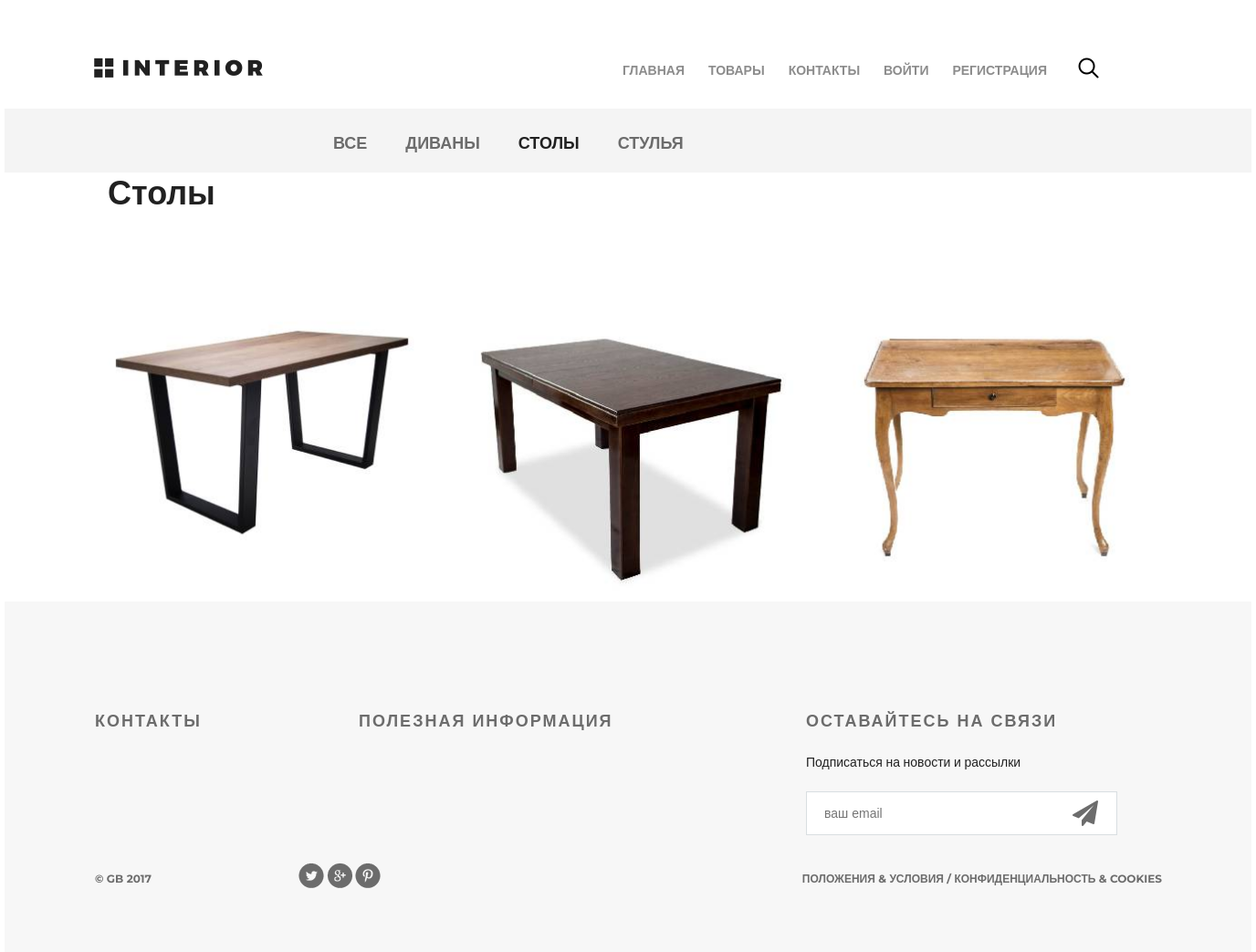
The page /products/3/ on the database as committed earlier.
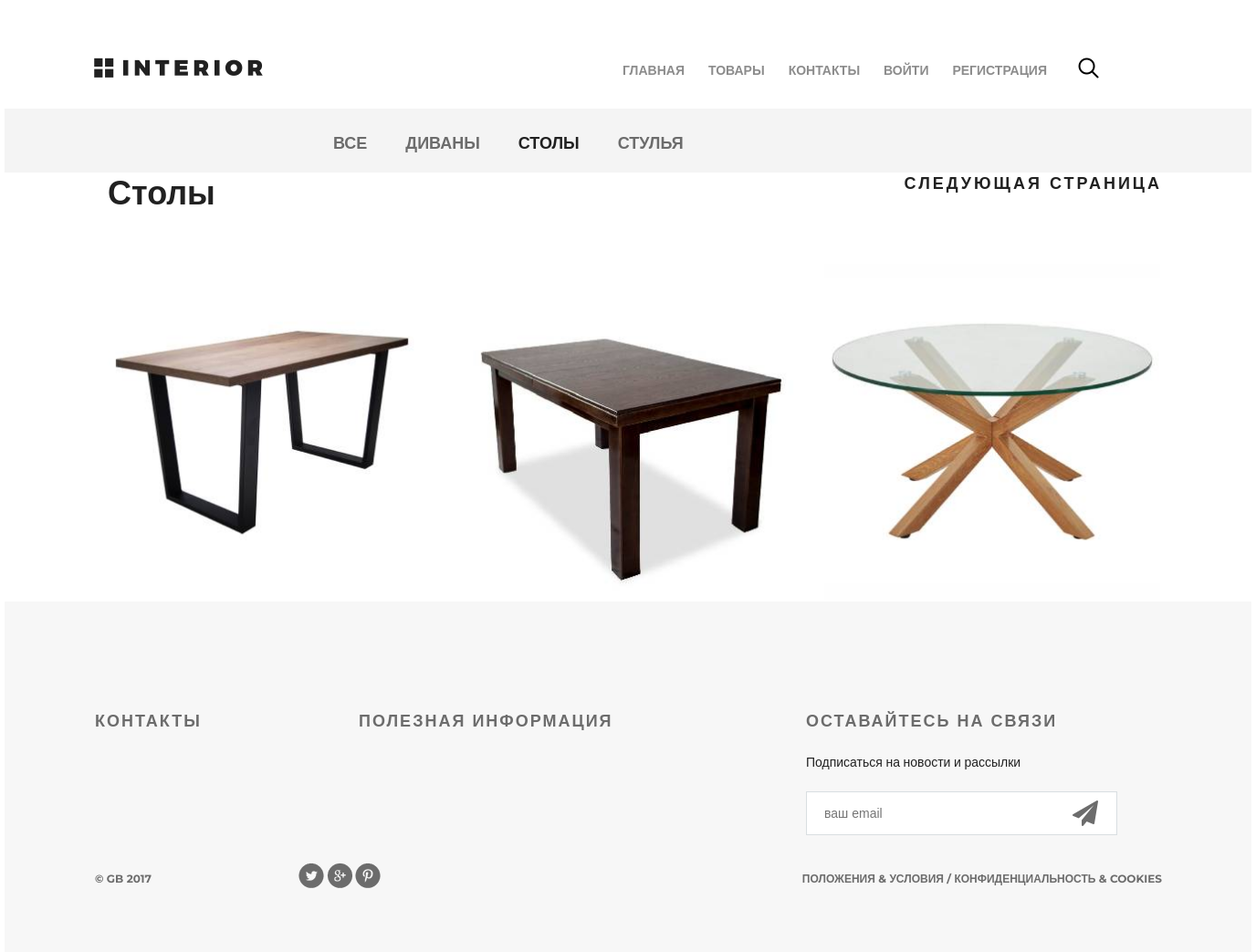
The same page on the database as committed later.
### mainapp/models.py (models this page shows, shortened)
class Category(models.Model):
    name = models.CharField(verbose_name='имя категории', max_length=25, unique=True)
    description = models.TextField(verbose_name='описание категории', max_length=140, blank=True)
    is_active = models.BooleanField(default=True)

class Product(models.Model):
    category = models.ForeignKey(Category, verbose_name='категория продукт', on_delete=models.DO_NOTHING)
    name = models.CharField(verbose_name='имя продукта', max_length=25, unique=False)
    description = models.TextField(verbose_name='описание продукта', blank=True)
    image = models.ImageField(verbose_name='изображение продукта', upload_to='product_images')
    price = models.DecimalField(verbose_name='цена продукта', max_digits=10, decimal_places=2, default=0)
    quantity = models.PositiveIntegerField(verbose_name='количество на складе', default=0)
    is_active = models.BooleanField(default=True)

### mainapp/views.py (the view)
# urls.py: path('products/<int:pk>/', mainapp.category, name='category'),
def category(request, pk, page=1):
    categories = Category.objects.all()
    category = get_object_or_404(Category, pk=pk)
    products = Product.objects.filter(category=category).order_by("price")
    paginator = Paginator(products, per_page=3)
    if page > paginator.num_pages:
        return HttpResponseRedirect(reverse('category', args=[category.pk]))
    return render(
        request,
        "mainapp/category.html",
        context={
            "title": 'Магазин: Товары',
            "menu": MENU_LINKS,
            "products": paginator.page(page),
            "category": category,
            "categories": categories,
        })

### mainapp/Templates/mainapp/category.html (shortened to what this page needs)
{% extends 'mainapp/base.html' %}
{% load static %}
{% block content %}
<div class="hero-white">
    {% include 'mainapp/includes/main_menu_inc.html' %}
</div>
<div class="details">
    <div class="links clearfix">
        {% include 'mainapp/includes/categories_menu_inc.html' %}
    </div>
    <div class="category_products related">
        <div class="title clearfix">
            <h2>{{ category.name }}</h2>
                {% if products.has_next %}
                <a class="explore" href="{% url 'category' category.id products.next_page_number %}">Следующая страница</a>
                {% endif %}
        </div>
        <div class="related-products clearfix">
            {% include 'mainapp/includes/product_list_inc.html' %}
        </div>
    </div>
</div>
{% endblock %}

### mainapp/Templates/mainapp/base.html (shortened to what this page needs)
<!DOCTYPE html>
{% load static %}
<html>
<head>
    <link rel="stylesheet" type="text/css" href="{% static 'css/style.css' %}">
    <link rel="stylesheet" href="{% static 'fonts/font-awesome/css/font-awesome.css' %}">
</head>
<body>
<div class="container">
    {% block content%}
    {% endblock %}
    <div class="clr"></div>
</div>
<div class="footer">
    <div class="clearfix">
        <div class="text-footer">
            <h3>контакты</h3>
        </div>
        <div class="text-footer">
            <h3>полезная информация</h3>
        </div>
        <div class="text-footer clearfix">
            <h3>Оставайтесь на связи</h3>
            <p>Подписаться на новости и рассылки</p>
            <form>
                <input type="email" name="email" placeholder="ваш email">
                <a href="#"><i class="fa fa-paper-plane fa-2x" aria-hidden="true"></i></a>
            </form>
        </div>
    </div>
    <p class="small">&copy; GB 2017</p>
    <div class="social">
        <a href="#" class="social2"></a>
        <a href="#" class="social3"></a>
        <a href="#" class="social4"></a>
    </div>
    <p class="small">Положения &amp; Условия / Конфиденциальность &amp; Cookies</p>
</div>
</body>
</html>

### mainapp/Templates/mainapp/includes/main_menu_inc.html
<div class="header clearfix">
    <a href="{% url 'index' %}" class="logo"></a>
    <ul class="menu">
        {% with url_name=request.resolver_match.url_name %}
        {% for link, name in menu.items %}
        <li><a href="{% url link %}" class="{% if url_name == link %} active {% endif %}">{{ name }}</a></li>
        {% endfor %}
        {% endwith %}
        {% if request.user.is_authenticated %}
            <li><a href="{% url 'auth:edit' %}">{{user.username}}</a></li>
            <li><a href="{% url 'basket:view' %}">Корзина ({{ request.user.basket.quantity }})</a></li>
            {% if request.user.is_superuser %}
                <li><a href="{% url 'admin:users' %}">Админка</a></li>
            {% endif %}
            <li><a href="{% url 'auth:logout' %}">Выйти</a></li>
        {% else %}
            <li><a href="{% url 'auth:login' %}">Войти</a></li>
            <li><a href="{% url 'auth:register' %}">Регистрация</a></li>
        {% endif %}
    </ul>
    <a href="#" class="search"></a>
</div>

### mainapp/Templates/mainapp/includes/categories_menu_inc.html
<ul class="links-menu">
    {% with url_name=request.resolver_match.url_name %}
    {% with category_id=request.resolver_match.kwargs.pk %}
    <li><a href="{% url 'products' %}" class="{% if url_name == 'products' %}active{% endif %}">все</a></li>
    {% for category in categories %}
        <li><a href="{% url 'category' category.id %}" class="{% if url_name == 'category' and category_id == category.id %}active{% endif %}">{{ category.name }}</a></li>
    {% endfor %}
    {% endwith %}
    {% endwith %}
</ul>

### mainapp/Templates/mainapp/includes/product_list_inc.html (shortened to what this page needs)
{% load static %}
{% for product in products %}
<div class="block">
    <a href="{% url 'product' product.id %}">
        {% if product.image %}
            <img class="product-image" src="{{ product.image.url }}" alt="{{ product.short_desc }}">
        {% else %}
            <img class="product-image" src="{% static 'img/product-1.jpg' %}" alt="Заглушка">
        {% endif %}
    </a>
</div>
{% endfor %}

### static/css/style.css (style rules this page uses)
* { margin: 0; padding: 0; }
body,footer { font-family: 'Montserrat', sans-serif; }
html, body { height: 100%; }
.clr { height: 384px; }
.container { width: 1366px; margin: 0 auto; min-height: 100%; }
.logo { background-image: url(/static/img/logo.png); margin-top: 63px; width: 185px; height: 22px; float: left; }
.menu { list-style-type: none; margin-top: 67px; float: right; }
.menu li { float: left; }
.menu a { color: #8c8c8c; font-size: 14px; font-weight: 700; text-align: right; text-transform: uppercase; text-decoration: none; padding: 10px 13px; }
.search { display: block; width: 23px; height: 23px; background-image: url(/static/img/search.png); position: absolute; top: 63px; left: 1176px; }
.explore { text-transform: uppercase; color: #212121; font-size: 18px; font-weight: 700; line-height: 24px; text-align: center; float: right; margin-top: 138px; letter-spacing: 3px; text-decoration: none; }
.title { height: 152px; margin-right: 15px; }
.title h2 { float: left; margin-top: 118px; color: #212121; font-size: 36px; font-weight: 700; text-align: left; margin-left: 15px; }
.footer { height: 384px; width: 1169px; background-color: #f7f7f7; padding-left: 99px; padding-right: 98px; margin: -384px auto 0; clear: both; }
.footer form { position: relative; }
.footer form a i { display: block; width: 21px; height: 21px; position: absolute; z-index: 2; top: 10px; right: 50px; color: #6c6c6c; }
.text-footer { margin-top: 120px; width: 221px; float: left; margin-right: 68px; }
.text-footer:last-child { margin-right: 0; }
.text-footer h3 { text-transform: uppercase; color: #6c6c6c; font-size: 18px; font-weight: 700; text-align: left; margin-bottom: 22px; letter-spacing: 2px; }
.text-footer p { color: #212121; font-size: 14px; font-weight: 300; line-height: 24px; text-align: left; margin-bottom: 20px; }
.text-footer a { text-decoration: none; text-transform: uppercase; color: #212121; font-size: 14px; font-weight: 700; line-height: 26px; text-align: left; }
.text-footer:nth-child(2) { width: 422px; }
.text-footer:nth-child(3) { width: 363px; }
.text-footer input { border-width: 1px; border-color: #d9dee1; border-style: solid; background-color: #ffffff; width: 250px; height: 46px; outline: none; color: #6c6c6c; font-size: 14px; font-weight: 300; line-height: 22px; text-align: left; padding-left: 19px; padding-right: 70px; }
.footer .small { text-transform: uppercase; float: left; color: #6c6c6c; font-size: 12px; font-weight: 700; line-height: 26px; text-align: left; margin-top: 35px; }
.social { height: 28px; width: 121px; float: left; margin-left: 158px; margin-top: 30px; }
.social2 { background: url(/static/img/social-links.png); background-position: -34px 0px; height: 28px; width: 28px; float: left; margin-left: 3px; }
.social3 { background: url(/static/img/social-links.png); background-position: -67px 0px; height: 28px; width: 28px; float: left; margin-left: 3px; }
.social4 { background: url(/static/img/social-links.png); background-position: -101px 0px; height: 28px; width: 28px; float: left; margin-left: 3px; }
.footer .small:nth-child(4) { float: right; }
.hero-white { background-color: #fff; height: 119px; padding-left: 98px; padding-right: 211px; position: relative; }
.links { height: 70px; background-color: #f4f4f4; position: relative; padding-left: 360px; }
.links-menu { margin: 27px auto 0px; position: absolute; }
.links-menu li { float: left; list-style-type: none; padding-right: 42px; }
.links-menu li a { text-decoration: none; color: #6c6c6c; font-size: 18px; font-weight: 700; text-transform: uppercase; }
.links-menu .active { color: #212121; font-size: 18px; font-weight: 700; }
.related { padding: 0px 98px; }
.related .title { height: 343px; margin-right: 0; }
.related .title h2 { margin-top: 245px; }
.related .title .explore { margin-top: 262px; }
.related-products { margin-bottom: 120px; }
.related-products .block a img { float: left; }
.related-products .block a img.product-image { float: left; width: 368px; }
.related-products .block { float: left; margin-right: 30px; display: block; height: 370px; width: 370px; position: relative; }
.related-products .block:nth-child(3n) { margin-right: 0px; }
.category_products.related .title { height: 100px; }
.category_products.related .title h2 { margin-top: 0px; }
.category_products.related .title .explore { margin-top: 0px; }

Rows that differ between the two databases and show on the page:
no longer on this page (row unchanged): Product: image (picture)
added Product: image (picture)
Other text that changed with them:
text now shown: "СЛЕДУЮЩАЯ СТРАНИЦА"
